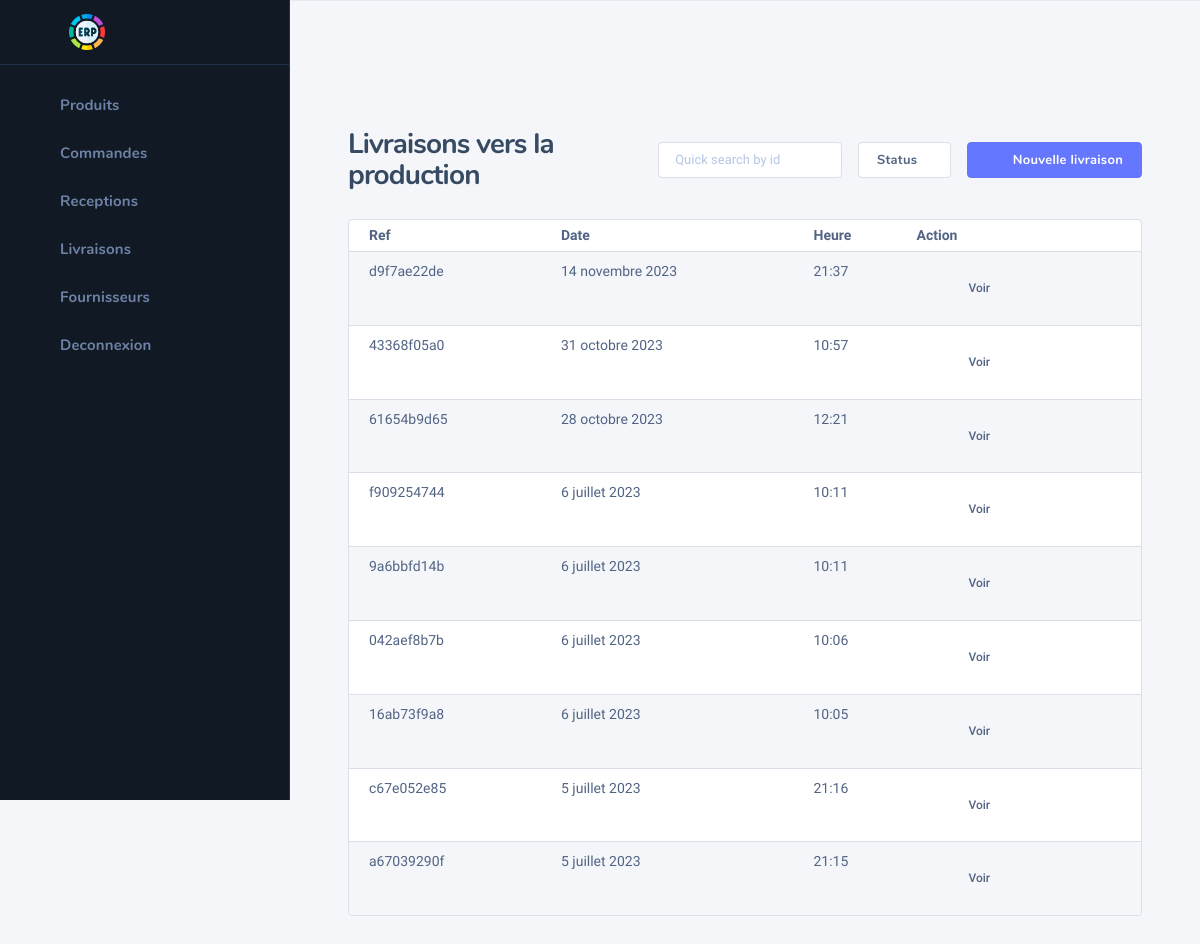
The app's page /livraison-appro (signed in) with its own data.
### appro/models.py (models this page shows)
class OrderGr(models.Model):
    ref = models.CharField(max_length=10, default=generate_unique_uid())
    date = models.DateField(auto_now_add=True)
    heure = models.TimeField(auto_now_add=True, null=True)

### auth_user/decorators.py (the view)
        def wrapper_func(request, *args, **kwargs):
            groups = None
            check = False
            if request.user.groups.exists():
                groups = request.user.groups.all()
            for group in groups:
                if group.name in allowed_roles:
                    check = True
            if check is True:
                return view_func(request, *args, **kwargs)
            elif check is False:
                return HttpResponse("Permission non accordée !")
            return wrapper_func(request, *args, **kwargs)

### appro/views.py (called while the page is built)
def generate_unique_uid():
    return uuid.uuid4().hex[:10]

@login_required(login_url='login')
@allowed_users(allowed_roles=['Approvisionnement'])
def LivraisonView(request):
    livraisons = OrderGr.objects.all().order_by('-id')
    ref = generate_unique_uid()
    return render(request, 'appro/livraisons.html', context={'livraisons': livraisons, 'ref': ref})

### templates/appro/livraisons.html (shortened to what this page needs)
{% extends 'appro/base-appro.html' %}
{% block content %}
    {% include 'appro/sidebar-appro.html' %}
    <div class="nk-wrap">
        <div class="nk-content">
            <div class="nk-content ">
                <div class="container-fluid">
                    <div class="nk-content-inner">
                        <div class="nk-content-body">
                            <div class="nk-block-head nk-block-head-sm">
                                <div class="nk-block-between">
                                    <div class="nk-block-head-content">
                                        <h3 class="nk-block-title page-title">Livraisons vers la production</h3>
                                    </div>
                                    <div class="nk-block-head-content">
                                        <div class="toggle-wrap nk-block-tools-toggle">
                                            <div class="toggle-expand-content" data-content="pageMenu">
                                                <ul class="nk-block-tools g-3">
                                                    <li>
                                                        <div class="form-control-wrap">
                                                            <div class="form-icon form-icon-right">
                                                                <em class="icon ni ni-search"></em>
                                                            </div>
                                                            <input type="text" class="form-control" id="default-04"
                                                                   placeholder="Quick search by id">
                                                        </div>
                                                    </li>
                                                    <li>
                                                        <div class="drodown">
                                                            <a href="#"
                                                               class="dropdown-toggle dropdown-indicator btn btn-outline-light btn-white"
                                                               data-bs-toggle="dropdown">Status</a>
                                                        </div>
                                                    </li>
                                                    <li class="nk-block-tools-opt">
                                                        <a href="{% url 'add-livraison-appro' ref=ref %}"
                                                           class="btn btn-primary d-none d-md-inline-flex"><em
                                                                class="icon ni ni-plus"></em><span>Nouvelle livraison</span></a>
                                                    </li>
                                                </ul>
                                            </div>
                                        </div>
                                    </div>
                                </div>
                            </div>
                            <div class="nk-block">
                                <div class="card card-bordered">
                                    <div class="card-inner-group">
                                        <div class="card-inner p-0">
                                            <table class="datatable-init-export nowrap table table-striped" data-export-title="Export">
                                                <thead>
                                                        <tr>
                                                            <th>Ref</th>
                                                            <th>Date</th>
                                                            <th>Heure</th>
                                                            <th>Action</th>
                                                        </tr>
                                                    </thead>
                                                    <tbody>
                                                        {% for livraison in livraisons %}
                                                            <tr>
                                                                <td>{{ livraison.ref }}</td>
                                                                <td>{{ livraison.date }}</td>
                                                                <td>{{ livraison.heure }}</td>
                                                                <td><ul class="link-list-opt no-bdr">
                                                                            <li><a href="{% url 'liv-appro-det' livraison.ref %}"><em
                                                                                    class="icon ni ni-edit"></em><span>Voir</span></a>
                                                                            </li>
                                                                        </ul>
                                                                </td>
                                                            </tr>
                                                        {% endfor %}
                                                    </tbody>
                                            </table>
                                        </div>
                                    </div>
                                </div>
                            </div>
                        </div>
                    </div>
                </div>
            </div>
        </div>
    </div>
{% endblock %}

### records on screen
OrderGr: ref "d9f7ae22de", date "14 novembre 2023", heure "21:37"
OrderGr: ref "43368f05a0", date "31 octobre 2023", heure "10:57"
OrderGr: ref "61654b9d65", date "28 octobre 2023", heure "12:21"
OrderGr: ref "f909254744", date "6 juillet 2023", heure "10:11"
OrderGr: ref "9a6bbfd14b", date "6 juillet 2023", heure "10:11"
OrderGr: ref "042aef8b7b", date "6 juillet 2023", heure "10:06"
OrderGr: ref "16ab73f9a8", date "6 juillet 2023", heure "10:05"
OrderGr: ref "c67e052e85", date "5 juillet 2023", heure "21:16"
OrderGr: ref "a67039290f", date "5 juillet 2023", heure "21:15"
